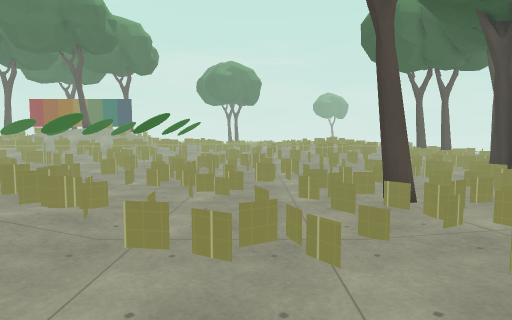
[1] (above)

24 first-person views from a walk through a level from a Godot 3-D game. The camera is 1.3 m above the floor, tilts 4° down and sees 80° across. The floor is counted in squares, 0.9 m on a side. Each view is taken from the middle of a square. On the plan, view 1 faces up. The plan holds only what a view shows up to about 15 squares ahead; the rest is blank. The place goes on beyond the plan. Some surface patterns are stand-ins.

[2]
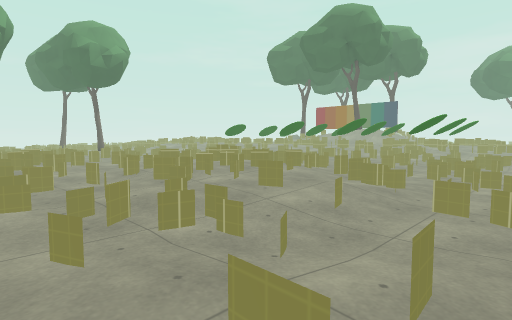

[3]
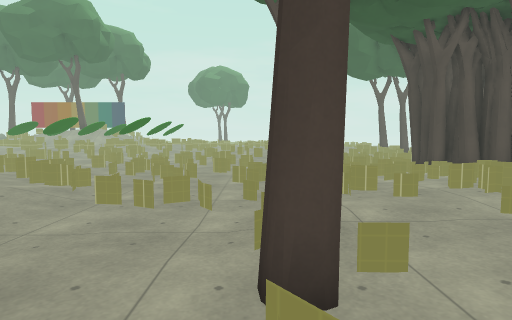

[4]
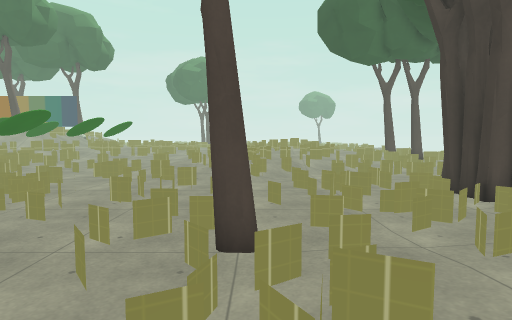

[5]
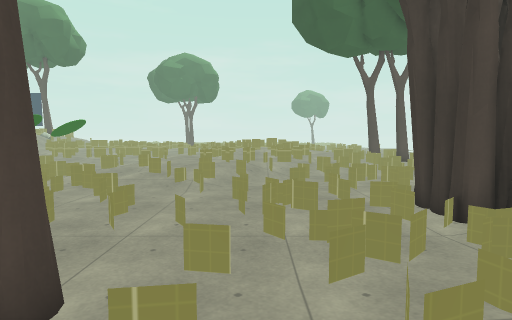

[6]
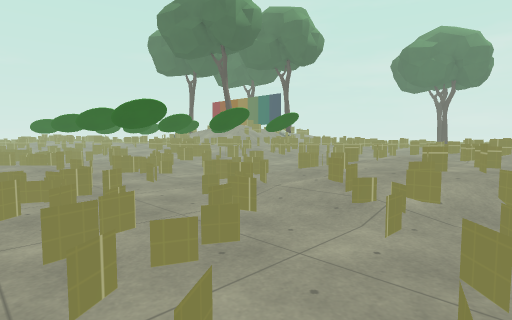

[7]
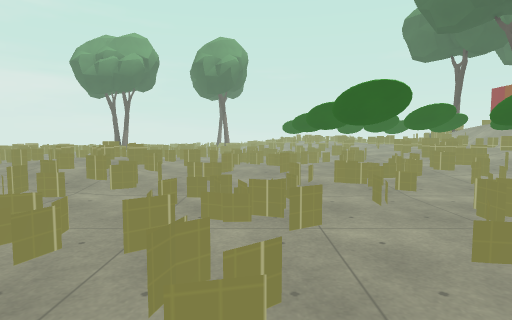

[8]
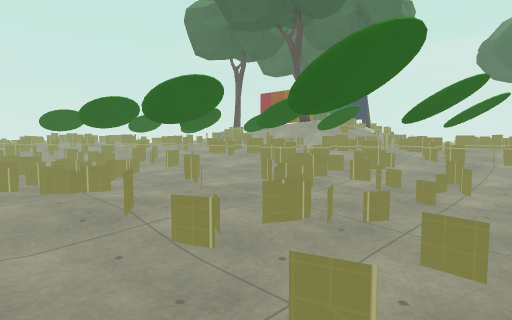

[9]
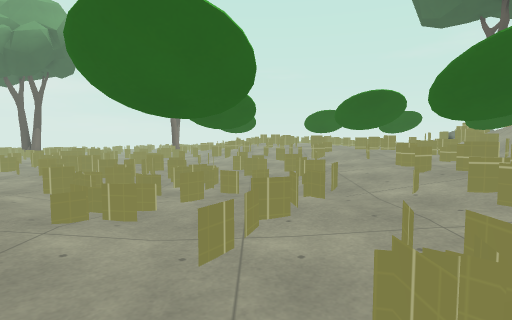

[10]
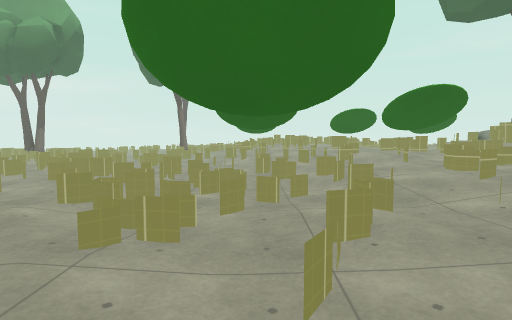

[11]
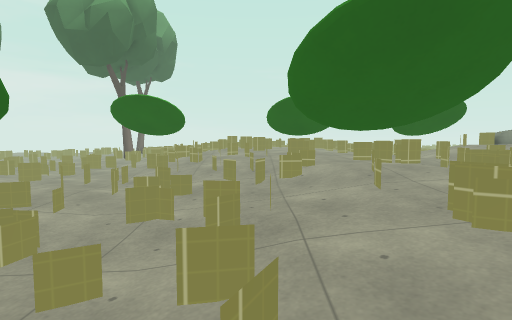

[12]
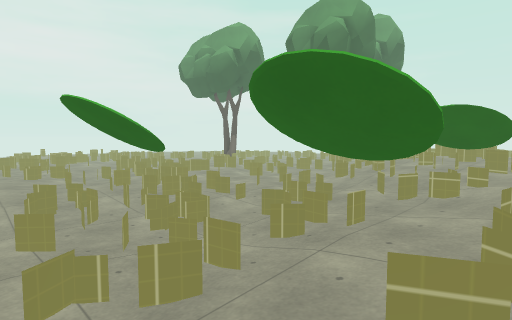

[13]
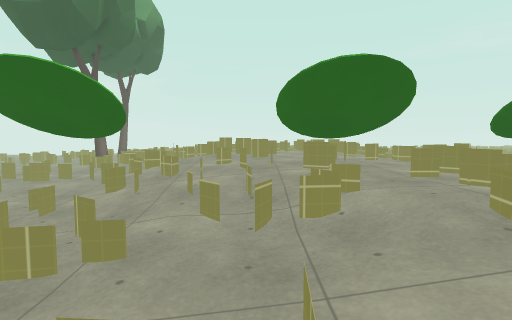

[14]
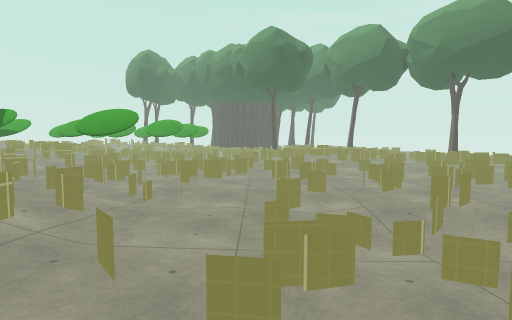

[15]
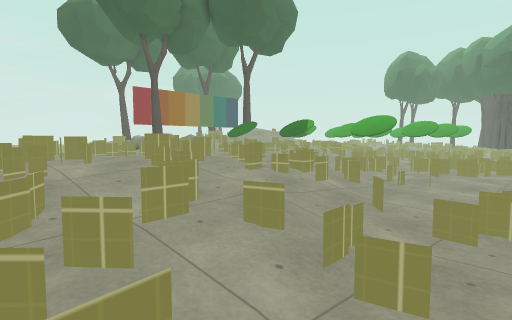

[16]
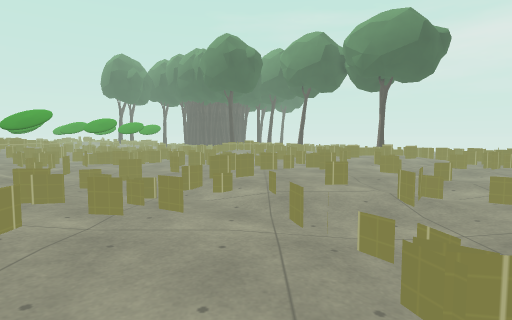

[17]
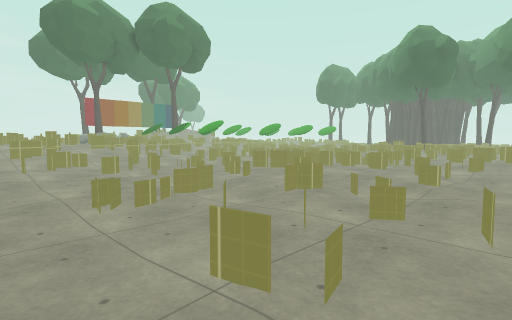

[18]
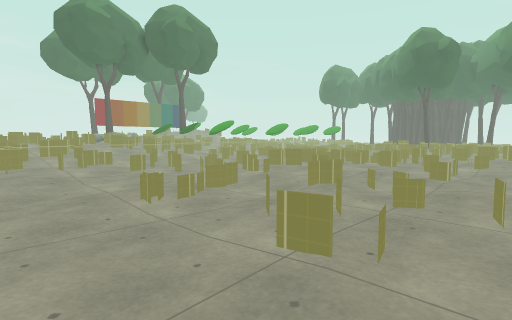

[19]
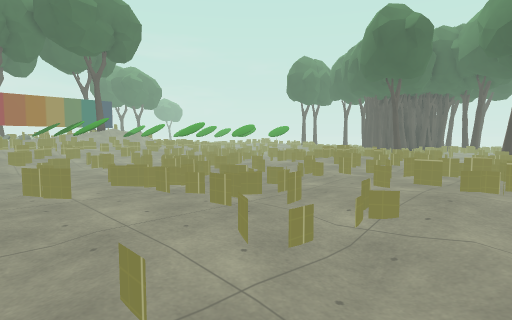

[20]
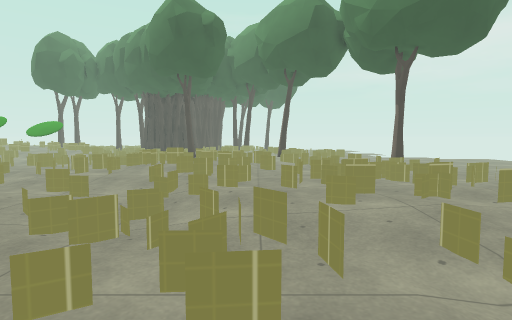

[21]
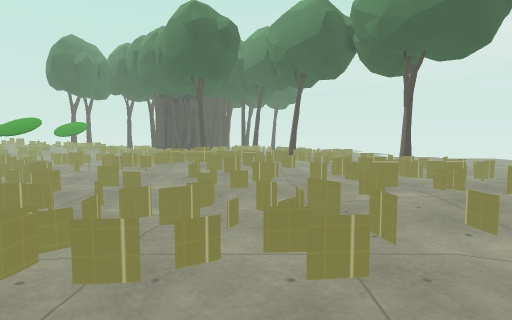

[22]
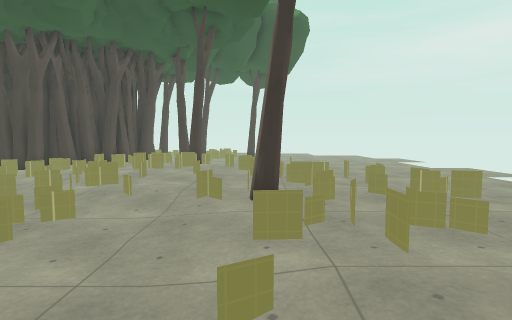

[23]
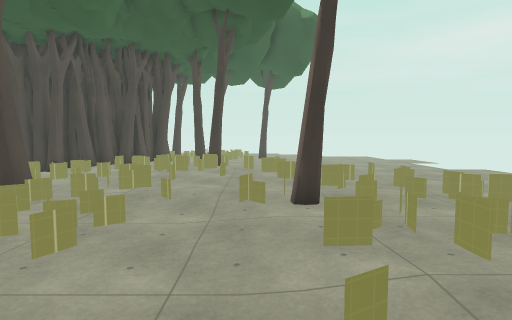

[24]
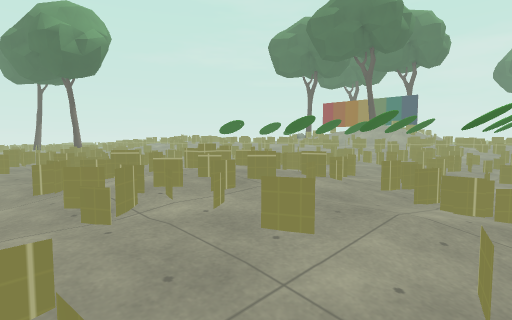

### Floor plan
Key: @ floor where view 1 was taken; # wall or solid block; . main floor; : floor 0.25 m higher than the main floor; - floor 0.25 m lower than the main floor; + floor 0.5 m higher than the main floor; * floor 0.75 m higher than the main floor; % floor 1 m higher than the main floor; / step, stairs or slope; = window, fence, low wall or low ledge; T tree; O other object.
Columns run from 35 left of view 1 to 10 right of it. Each row starts with its distance up from view 1.
 22    = =*= ***=OO**+++OO= +O: =O#..  =++++:
 21    ==    =*******++===++====# =..= =++++#
 20      ** %%*=**OO/+++O=/=OO=#=O=.-  :+++++=//=/
 19      %=%***=*/O::::OO:/:OO==.O.-=  :::+==//.=-
 18   %=%%==****+=O::==/:=.:::==...-= :/::+=///=--
 17   =*%=%%***+=:::::=...==...=...-===./::=//--==
 16   =**=*/**++//O:.=......=O.....--=-.:/=/--===#
 15   **=**=*++//.O=....O==..O...O.=---=...=----=
 14   ++++//=///..O....=-...=O....------==-----=#
 13  =+==//// /.......=--......=.=-=-=---=---==-=T
 12  :=++//:=...=.=.==#==.=........-=--------==-=T
 11  =::=/............=..=....=....=--==-=-------T
 10  :=::..=................=  ....------=----===.
  9  ::::..=...=....===...:=:=.....-------=-=-==.
  8 T:::.==..--..=..=...=.::::==:==..----=-T-....=
  7  :.....=.=...........::::==:===..-------=....=
  6  .......-.=..=.......:::=+++::.=.--=-=-=...==
  5  ......-...=.==.==...::==++=::::.=-=--..=.::=
  4  ....==......=...../::=:=++::::..-=--..=.:=:.
  3 -..=.--..=......=..:=:::::::::=..----....::.=T
  2 -----..=.....=.=.::::::::::=:::..--........::
  1 ----=.........=.:::==:::=.=:::...-...=.....:.
  0 ---..=......=..:::=::=:.==..:..=..=@.T...=..=
 -1  -.=...........::::::=:..=....=......T..==
 -2   .........../::::::::=.=..=......=..=..=.
 -3 -. ...=. . ..:=.:==: === =   .............=

Where each view was taken, in squares from view 1:
view 1: 0 up, 0 right, facing up
view 2: 3 down, 0 right, facing up-left
view 3: 3 down, 2 right, facing up
view 4: 3 up, 4 right, facing up
view 5: 5 up, 6 right, facing up
view 6: 10 up, 6 right, facing up-left
view 7: 12 up, 3 right, facing left
view 8: 11 up, 3 left, facing up-left
view 9: 16 up, 6 left, facing left
view 10: 15 up, 7 left, facing left
view 11: 18 up, 12 left, facing left
view 12: 21 up, 12 left, facing down-left
view 13: 18 up, 16 left, facing left
view 14: 10 up, 31 left, facing right
view 15: 9 up, 34 left, facing up-right
view 16: 5 up, 34 left, facing right
view 17: 3 down, 34 left, facing up-right
view 18: 3 down, 35 left, facing up-right
view 19: 3 down, 26 left, facing up-right
view 20: 2 up, 24 left, facing right
view 21: 3 up, 25 left, facing right
view 22: 0 up, 5 left, facing right
view 23: 1 up, 5 left, facing right
view 24: 0 up, 3 left, facing up-left
